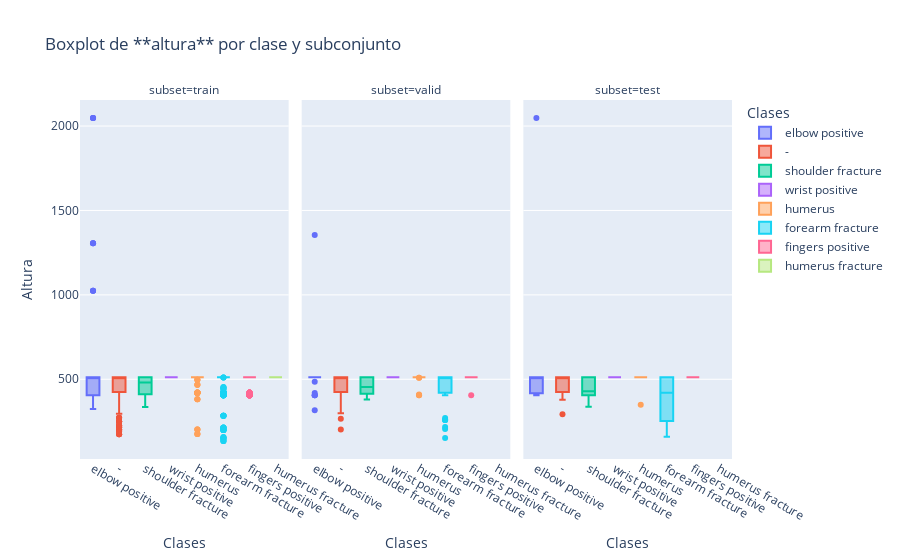

This figure's notebook cell:
### Code cell
fig = px.box(
    df,
    x="class_name",
    y="height",
    points="outliers",
    hover_name="name",
    labels={"class_name": "Clases", "height": "Altura"},
    title="Boxplot de **altura** por clase y subconjunto",
    color="class_name",
    facet_col="subset"
)
fig.show()
